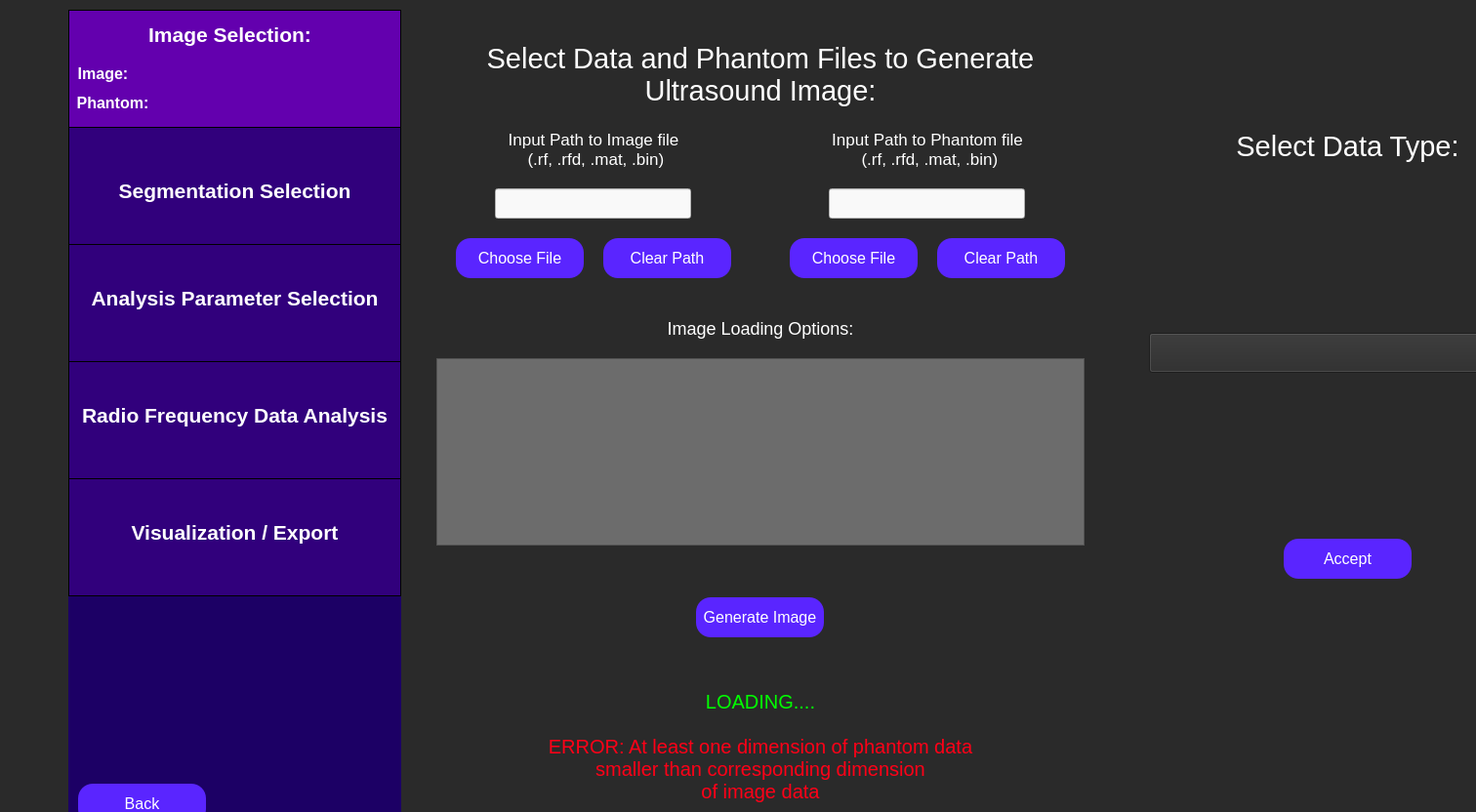
<?xml version="1.0" encoding="UTF-8"?>
<ui version="4.0">
 <class>selectImage</class>
 <widget class="QWidget" name="selectImage">
  <property name="geometry">
   <rect>
    <x>0</x>
    <y>0</y>
    <width>1512</width>
    <height>832</height>
   </rect>
  </property>
  <property name="minimumSize">
   <size>
    <width>201</width>
    <height>31</height>
   </size>
  </property>
  <property name="maximumSize">
   <size>
    <width>16777215</width>
    <height>16777215</height>
   </size>
  </property>
  <property name="windowTitle">
   <string>Select Ultrasound Image</string>
  </property>
  <property name="styleSheet">
   <string notr="true">QWidget {
	background: rgb(42, 42, 42);
}</string>
  </property>
  <widget class="QWidget" name="horizontalLayoutWidget">
   <property name="geometry">
    <rect>
     <x>70</x>
     <y>10</y>
     <width>1545</width>
     <height>844</height>
    </rect>
   </property>
   <layout class="QHBoxLayout" name="full_screen_layout" stretch="1,5,5">
    <item>
     <layout class="QVBoxLayout" name="side_bar_layout" stretch="0,0">
      <property name="spacing">
       <number>0</number>
      </property>
      <property name="sizeConstraint">
       <enum>QLayout::SetMaximumSize</enum>
      </property>
      <item>
       <widget class="QWidget" name="sidebar" native="true">
        <property name="minimumSize">
         <size>
          <width>341</width>
          <height>601</height>
         </size>
        </property>
        <property name="maximumSize">
         <size>
          <width>241</width>
          <height>601</height>
         </size>
        </property>
        <property name="toolTip">
         <string>&lt;html&gt;&lt;head/&gt;&lt;body&gt;&lt;p&gt;&lt;br/&gt;&lt;/p&gt;&lt;/body&gt;&lt;/html&gt;</string>
        </property>
        <property name="styleSheet">
         <string notr="true">QWidget {
	background-color: rgb(28, 0, 101);
}</string>
        </property>
        <widget class="QFrame" name="imageSelectionSidebar">
         <property name="geometry">
          <rect>
           <x>0</x>
           <y>0</y>
           <width>341</width>
           <height>121</height>
          </rect>
         </property>
         <property name="minimumSize">
          <size>
           <width>341</width>
           <height>121</height>
          </size>
         </property>
         <property name="maximumSize">
          <size>
           <width>341</width>
           <height>121</height>
          </size>
         </property>
         <property name="styleSheet">
          <string notr="true">QFrame {
	background-color: rgb(99, 0, 174);
	border: 1px solid black;
}</string>
         </property>
         <property name="frameShape">
          <enum>QFrame::StyledPanel</enum>
         </property>
         <property name="frameShadow">
          <enum>QFrame::Raised</enum>
         </property>
         <widget class="QLabel" name="imageSelectionLabelSidebar">
          <property name="geometry">
           <rect>
            <x>70</x>
            <y>0</y>
            <width>191</width>
            <height>51</height>
           </rect>
          </property>
          <property name="styleSheet">
           <string notr="true">QLabel {
	font-size: 21px;
	color: rgb(255, 255, 255);
	background-color: rgba(255, 255, 255, 0);
	border: 0px;
	font-weight: bold;
}</string>
          </property>
          <property name="text">
           <string>Image Selection:</string>
          </property>
          <property name="alignment">
           <set>Qt::AlignCenter</set>
          </property>
         </widget>
         <widget class="QLabel" name="imageLabel">
          <property name="geometry">
           <rect>
            <x>-60</x>
            <y>40</y>
            <width>191</width>
            <height>51</height>
           </rect>
          </property>
          <property name="styleSheet">
           <string notr="true">QLabel {
	font-size: 16px;
	color: rgb(255, 255, 255);
	background-color: rgba(255, 255, 255, 0);
	border: 0px;
	font-weight: bold;
}</string>
          </property>
          <property name="text">
           <string>Image:</string>
          </property>
          <property name="alignment">
           <set>Qt::AlignCenter</set>
          </property>
         </widget>
         <widget class="QLabel" name="phantomLabel">
          <property name="geometry">
           <rect>
            <x>-50</x>
            <y>70</y>
            <width>191</width>
            <height>51</height>
           </rect>
          </property>
          <property name="styleSheet">
           <string notr="true">QLabel {
	font-size: 16px;
	color: rgb(255, 255, 255);
	background-color: rgba(255, 255, 255, 0);
	border: 0px;
	font-weight: bold
}</string>
          </property>
          <property name="text">
           <string>Phantom:</string>
          </property>
          <property name="alignment">
           <set>Qt::AlignCenter</set>
          </property>
         </widget>
        </widget>
        <widget class="QFrame" name="roiSidebar">
         <property name="geometry">
          <rect>
           <x>0</x>
           <y>120</y>
           <width>341</width>
           <height>121</height>
          </rect>
         </property>
         <property name="maximumSize">
          <size>
           <width>341</width>
           <height>121</height>
          </size>
         </property>
         <property name="styleSheet">
          <string notr="true">QFrame {
	background-color: rgb(49, 0, 124);
	border: 1px solid black;
}</string>
         </property>
         <property name="frameShape">
          <enum>QFrame::StyledPanel</enum>
         </property>
         <property name="frameShadow">
          <enum>QFrame::Raised</enum>
         </property>
         <widget class="QLabel" name="roiSidebarLabel">
          <property name="geometry">
           <rect>
            <x>0</x>
            <y>40</y>
            <width>341</width>
            <height>51</height>
           </rect>
          </property>
          <property name="styleSheet">
           <string notr="true">QLabel {
	font-size: 21px;
	color: rgb(255, 255, 255);
	background-color: rgba(255, 255, 255, 0);
	border: 0px;
	font-weight: bold;
}</string>
          </property>
          <property name="text">
           <string>Segmentation Selection</string>
          </property>
          <property name="alignment">
           <set>Qt::AlignCenter</set>
          </property>
         </widget>
        </widget>
        <widget class="QFrame" name="rfAnalysisSidebar">
         <property name="geometry">
          <rect>
           <x>0</x>
           <y>360</y>
           <width>341</width>
           <height>121</height>
          </rect>
         </property>
         <property name="minimumSize">
          <size>
           <width>341</width>
           <height>121</height>
          </size>
         </property>
         <property name="maximumSize">
          <size>
           <width>341</width>
           <height>121</height>
          </size>
         </property>
         <property name="styleSheet">
          <string notr="true">QFrame {
	background-color:  rgb(49, 0, 124);
	border: 1px solid black;
}</string>
         </property>
         <property name="frameShape">
          <enum>QFrame::StyledPanel</enum>
         </property>
         <property name="frameShadow">
          <enum>QFrame::Raised</enum>
         </property>
         <widget class="QLabel" name="rfAnalysisLabel">
          <property name="geometry">
           <rect>
            <x>0</x>
            <y>30</y>
            <width>341</width>
            <height>51</height>
           </rect>
          </property>
          <property name="styleSheet">
           <string notr="true">QLabel {
	font-size: 21px;
	color: rgb(255, 255, 255);
	background-color: rgba(255, 255, 255, 0);
	border: 0px;
	font-weight: bold;
}</string>
          </property>
          <property name="text">
           <string>Radio Frequency Data Analysis</string>
          </property>
          <property name="alignment">
           <set>Qt::AlignCenter</set>
          </property>
         </widget>
        </widget>
        <widget class="QFrame" name="exportResultsSidebar">
         <property name="geometry">
          <rect>
           <x>0</x>
           <y>480</y>
           <width>341</width>
           <height>121</height>
          </rect>
         </property>
         <property name="minimumSize">
          <size>
           <width>341</width>
           <height>121</height>
          </size>
         </property>
         <property name="maximumSize">
          <size>
           <width>341</width>
           <height>121</height>
          </size>
         </property>
         <property name="styleSheet">
          <string notr="true">QFrame {
	background-color:  rgb(49, 0, 124);
	border: 1px solid black;
}</string>
         </property>
         <property name="frameShape">
          <enum>QFrame::StyledPanel</enum>
         </property>
         <property name="frameShadow">
          <enum>QFrame::Raised</enum>
         </property>
         <widget class="QLabel" name="exportResultsLabel">
          <property name="geometry">
           <rect>
            <x>20</x>
            <y>30</y>
            <width>301</width>
            <height>51</height>
           </rect>
          </property>
          <property name="styleSheet">
           <string notr="true">QLabel {
	font-size: 21px;
	color: rgb(255, 255, 255);
	background-color: rgba(255, 255, 255, 0);
	border: 0px;
	font-weight: bold;
}</string>
          </property>
          <property name="text">
           <string>Visualization / Export</string>
          </property>
          <property name="alignment">
           <set>Qt::AlignCenter</set>
          </property>
         </widget>
        </widget>
        <widget class="QFrame" name="analysisParamsSidebar">
         <property name="geometry">
          <rect>
           <x>0</x>
           <y>240</y>
           <width>341</width>
           <height>121</height>
          </rect>
         </property>
         <property name="maximumSize">
          <size>
           <width>341</width>
           <height>121</height>
          </size>
         </property>
         <property name="styleSheet">
          <string notr="true">QFrame {
	background-color: rgb(49, 0, 124);
	border: 1px solid black;
}</string>
         </property>
         <property name="frameShape">
          <enum>QFrame::StyledPanel</enum>
         </property>
         <property name="frameShadow">
          <enum>QFrame::Raised</enum>
         </property>
         <widget class="QLabel" name="analysisParamsLabel">
          <property name="geometry">
           <rect>
            <x>0</x>
            <y>30</y>
            <width>341</width>
            <height>51</height>
           </rect>
          </property>
          <property name="styleSheet">
           <string notr="true">QLabel {
	font-size: 21px;
	color: rgb(255, 255, 255);
	background-color: rgba(255, 255, 255, 0);
	border: 0px;
	font-weight:bold;
}</string>
          </property>
          <property name="text">
           <string>Analysis Parameter Selection</string>
          </property>
          <property name="alignment">
           <set>Qt::AlignCenter</set>
          </property>
         </widget>
        </widget>
       </widget>
      </item>
      <item>
       <widget class="QFrame" name="gridFrame">
        <property name="minimumSize">
         <size>
          <width>341</width>
          <height>0</height>
         </size>
        </property>
        <property name="maximumSize">
         <size>
          <width>341</width>
          <height>16777215</height>
         </size>
        </property>
        <property name="styleSheet">
         <string notr="true">QFrame {
	background-color: rgb(28, 0, 101);
}</string>
        </property>
        <layout class="QGridLayout" name="backButtonGrid" rowstretch="0,0">
         <property name="sizeConstraint">
          <enum>QLayout::SetMinAndMaxSize</enum>
         </property>
         <property name="leftMargin">
          <number>10</number>
         </property>
         <property name="topMargin">
          <number>10</number>
         </property>
         <property name="rightMargin">
          <number>10</number>
         </property>
         <property name="bottomMargin">
          <number>10</number>
         </property>
         <item row="0" column="0">
          <spacer name="verticalSpacer">
           <property name="orientation">
            <enum>Qt::Vertical</enum>
           </property>
           <property name="sizeHint" stdset="0">
            <size>
             <width>20</width>
             <height>40</height>
            </size>
           </property>
          </spacer>
         </item>
         <item row="1" column="1">
          <spacer name="horizontalSpacer">
           <property name="orientation">
            <enum>Qt::Horizontal</enum>
           </property>
           <property name="sizeHint" stdset="0">
            <size>
             <width>40</width>
             <height>20</height>
            </size>
           </property>
          </spacer>
         </item>
         <item row="1" column="0">
          <widget class="QPushButton" name="back_button">
           <property name="minimumSize">
            <size>
             <width>131</width>
             <height>41</height>
            </size>
           </property>
           <property name="maximumSize">
            <size>
             <width>131</width>
             <height>41</height>
            </size>
           </property>
           <property name="styleSheet">
            <string notr="true">QPushButton {
	color: white;
	font-size: 16px;
	background: rgb(90, 37, 255);
	border-radius: 15px;
}</string>
           </property>
           <property name="text">
            <string>Back</string>
           </property>
          </widget>
         </item>
        </layout>
       </widget>
      </item>
     </layout>
    </item>
    <item>
     <layout class="QVBoxLayout" name="img_selection_layout" stretch="2,2,0,0,3,0,2">
      <property name="spacing">
       <number>20</number>
      </property>
      <property name="leftMargin">
       <number>30</number>
      </property>
      <property name="topMargin">
       <number>30</number>
      </property>
      <property name="rightMargin">
       <number>30</number>
      </property>
      <property name="bottomMargin">
       <number>30</number>
      </property>
      <item>
       <widget class="QLabel" name="select_data_label">
        <property name="styleSheet">
         <string notr="true">QLabel {
	font-size: 29px;
	color: rgb(255, 255, 255);
	background-color: rgba(255, 255, 255, 0);
}</string>
        </property>
        <property name="text">
         <string>Select Data and Phantom Files to Generate Ultrasound Image:</string>
        </property>
        <property name="textFormat">
         <enum>Qt::AutoText</enum>
        </property>
        <property name="scaledContents">
         <bool>false</bool>
        </property>
        <property name="alignment">
         <set>Qt::AlignCenter</set>
        </property>
        <property name="wordWrap">
         <bool>true</bool>
        </property>
       </widget>
      </item>
      <item>
       <layout class="QHBoxLayout" name="chooseImgPhantLayout">
        <item>
         <layout class="QVBoxLayout" name="chooseImgLayout">
          <property name="leftMargin">
           <number>20</number>
          </property>
          <property name="rightMargin">
           <number>20</number>
          </property>
          <item>
           <spacer name="verticalSpacer_2">
            <property name="orientation">
             <enum>Qt::Vertical</enum>
            </property>
            <property name="sizeHint" stdset="0">
             <size>
              <width>20</width>
              <height>40</height>
             </size>
            </property>
           </spacer>
          </item>
          <item>
           <widget class="QLabel" name="image_path_label">
            <property name="styleSheet">
             <string notr="true">QLabel {
	background-color: rgba(255, 255, 255, 0);
	color: white;
	font-size: 17px;
}</string>
            </property>
            <property name="text">
             <string>Input Path to Image file
 (.rf, .rfd, .mat, .bin)</string>
            </property>
            <property name="alignment">
             <set>Qt::AlignCenter</set>
            </property>
            <property name="textInteractionFlags">
             <set>Qt::NoTextInteraction</set>
            </property>
           </widget>
          </item>
          <item alignment="Qt::AlignHCenter|Qt::AlignVCenter">
           <widget class="QLineEdit" name="image_path_input">
            <property name="minimumSize">
             <size>
              <width>201</width>
              <height>31</height>
             </size>
            </property>
            <property name="maximumSize">
             <size>
              <width>401</width>
              <height>31</height>
             </size>
            </property>
            <property name="styleSheet">
             <string notr="true">QLineEdit {
	background-color: rgb(249, 249, 249);
	color: black;
}</string>
            </property>
           </widget>
          </item>
          <item>
           <layout class="QHBoxLayout" name="chooseImageButtonsLayout">
            <item>
             <widget class="QPushButton" name="choose_image_path_button">
              <property name="minimumSize">
               <size>
                <width>131</width>
                <height>41</height>
               </size>
              </property>
              <property name="maximumSize">
               <size>
                <width>131</width>
                <height>41</height>
               </size>
              </property>
              <property name="styleSheet">
               <string notr="true">QPushButton {
	color: white;
	font-size: 16px;
	background: rgb(90, 37, 255);
	border-radius: 15px;
}</string>
              </property>
              <property name="text">
               <string>Choose File</string>
              </property>
             </widget>
            </item>
            <item>
             <widget class="QPushButton" name="clear_image_path_button">
              <property name="minimumSize">
               <size>
                <width>131</width>
                <height>41</height>
               </size>
              </property>
              <property name="maximumSize">
               <size>
                <width>131</width>
                <height>41</height>
               </size>
              </property>
              <property name="styleSheet">
               <string notr="true">QPushButton {
	color: white;
	font-size: 16px;
	background: rgb(90, 37, 255);
	border-radius: 15px;
}</string>
              </property>
              <property name="text">
               <string>Clear Path</string>
              </property>
             </widget>
            </item>
           </layout>
          </item>
          <item>
           <spacer name="verticalSpacer_3">
            <property name="orientation">
             <enum>Qt::Vertical</enum>
            </property>
            <property name="sizeHint" stdset="0">
             <size>
              <width>20</width>
              <height>40</height>
             </size>
            </property>
           </spacer>
          </item>
         </layout>
        </item>
        <item>
         <layout class="QVBoxLayout" name="choosePhantomLayout">
          <property name="leftMargin">
           <number>20</number>
          </property>
          <property name="rightMargin">
           <number>20</number>
          </property>
          <item>
           <spacer name="verticalSpacer_4">
            <property name="orientation">
             <enum>Qt::Vertical</enum>
            </property>
            <property name="sizeHint" stdset="0">
             <size>
              <width>20</width>
              <height>40</height>
             </size>
            </property>
           </spacer>
          </item>
          <item>
           <widget class="QLabel" name="phantom_path_label">
            <property name="styleSheet">
             <string notr="true">QLabel {
	background-color: rgba(255, 255, 255, 0);
	color: white;
	font-size: 17px;
}</string>
            </property>
            <property name="text">
             <string>Input Path to Phantom file
 (.rf, .rfd, .mat, .bin)</string>
            </property>
            <property name="alignment">
             <set>Qt::AlignCenter</set>
            </property>
            <property name="textInteractionFlags">
             <set>Qt::NoTextInteraction</set>
            </property>
           </widget>
          </item>
          <item alignment="Qt::AlignHCenter|Qt::AlignVCenter">
           <widget class="QLineEdit" name="phantom_path_input">
            <property name="minimumSize">
             <size>
              <width>201</width>
              <height>31</height>
             </size>
            </property>
            <property name="maximumSize">
             <size>
              <width>401</width>
              <height>31</height>
             </size>
            </property>
            <property name="styleSheet">
             <string notr="true">QLineEdit {
	background-color: rgb(249, 249, 249);
	color: black;
}</string>
            </property>
           </widget>
          </item>
          <item>
           <layout class="QHBoxLayout" name="choosePhantomButtonsLayout">
            <item>
             <widget class="QPushButton" name="choose_phantom_path_button">
              <property name="minimumSize">
               <size>
                <width>131</width>
                <height>41</height>
               </size>
              </property>
              <property name="maximumSize">
               <size>
                <width>131</width>
                <height>41</height>
               </size>
              </property>
              <property name="styleSheet">
               <string notr="true">QPushButton {
	color: white;
	font-size: 16px;
	background: rgb(90, 37, 255);
	border-radius: 15px;
}</string>
              </property>
              <property name="text">
               <string>Choose File</string>
              </property>
             </widget>
            </item>
            <item>
             <widget class="QPushButton" name="clear_phantom_path_button">
              <property name="minimumSize">
               <size>
                <width>131</width>
                <height>41</height>
               </size>
              </property>
              <property name="maximumSize">
               <size>
                <width>131</width>
                <height>41</height>
               </size>
              </property>
              <property name="styleSheet">
               <string notr="true">QPushButton {
	color: white;
	font-size: 16px;
	background: rgb(90, 37, 255);
	border-radius: 15px;
}</string>
              </property>
              <property name="text">
               <string>Clear Path</string>
              </property>
             </widget>
            </item>
           </layout>
          </item>
          <item>
           <spacer name="verticalSpacer_5">
            <property name="orientation">
             <enum>Qt::Vertical</enum>
            </property>
            <property name="sizeHint" stdset="0">
             <size>
              <width>20</width>
              <height>40</height>
             </size>
            </property>
           </spacer>
          </item>
         </layout>
        </item>
       </layout>
      </item>
      <item>
       <widget class="QLabel" name="analysis_kwargs_label">
        <property name="styleSheet">
         <string notr="true">QLabel {
	font-size: 18px;
	color: rgb(255, 255, 255);
	background-color: rgba(255, 255, 255, 0);
}</string>
        </property>
        <property name="text">
         <string>
Image Loading Options:</string>
        </property>
        <property name="textFormat">
         <enum>Qt::AutoText</enum>
        </property>
        <property name="scaledContents">
         <bool>false</bool>
        </property>
        <property name="alignment">
         <set>Qt::AlignCenter</set>
        </property>
        <property name="wordWrap">
         <bool>true</bool>
        </property>
       </widget>
      </item>
      <item>
       <widget class="QTextEdit" name="analysis_kwargs_box">
        <property name="styleSheet">
         <string notr="true">QTextEdit {
	background: rgb(108, 108, 108);
	color: white;
}</string>
        </property>
       </widget>
      </item>
      <item alignment="Qt::AlignHCenter|Qt::AlignVCenter">
       <widget class="QPushButton" name="generate_image_button">
        <property name="minimumSize">
         <size>
          <width>131</width>
          <height>41</height>
         </size>
        </property>
        <property name="maximumSize">
         <size>
          <width>131</width>
          <height>41</height>
         </size>
        </property>
        <property name="styleSheet">
         <string notr="true">QPushButton {
	color: white;
	font-size: 16px;
	background: rgb(90, 37, 255);
	border-radius: 15px;
}</string>
        </property>
        <property name="text">
         <string>Generate Image</string>
        </property>
       </widget>
      </item>
      <item>
       <widget class="QLabel" name="loading_screen_label">
        <property name="styleSheet">
         <string notr="true">QLabel {
	color: rgb(0, 255, 0);
	font-size: 20px;
	background-color: rgba(255, 255, 255, 0);
}</string>
        </property>
        <property name="text">
         <string>LOADING....</string>
        </property>
        <property name="alignment">
         <set>Qt::AlignCenter</set>
        </property>
       </widget>
      </item>
      <item>
       <widget class="QLabel" name="select_image_error_msg">
        <property name="styleSheet">
         <string notr="true">QLabel {
	color: rgb(255, 0, 23);
	font-size: 20px;
	background-color: rgba(255, 255, 255, 0);
}</string>
        </property>
        <property name="text">
         <string>ERROR: At least one dimension of phantom data
smaller than corresponding dimension
of image data</string>
        </property>
        <property name="alignment">
         <set>Qt::AlignCenter</set>
        </property>
       </widget>
      </item>
     </layout>
    </item>
    <item>
     <layout class="QVBoxLayout" name="select_type_layout" stretch="2,2,2,1">
      <property name="spacing">
       <number>50</number>
      </property>
      <property name="leftMargin">
       <number>30</number>
      </property>
      <property name="rightMargin">
       <number>30</number>
      </property>
      <item alignment="Qt::AlignHCenter|Qt::AlignVCenter">
       <widget class="QLabel" name="select_type_label">
        <property name="styleSheet">
         <string notr="true">QLabel {
	font-size: 29px;
	color: rgb(255, 255, 255);
	background-color: rgba(255, 255, 255, 0);
}</string>
        </property>
        <property name="text">
         <string>Select Data Type:</string>
        </property>
        <property name="textFormat">
         <enum>Qt::AutoText</enum>
        </property>
        <property name="scaledContents">
         <bool>false</bool>
        </property>
        <property name="alignment">
         <set>Qt::AlignCenter</set>
        </property>
        <property name="wordWrap">
         <bool>true</bool>
        </property>
       </widget>
      </item>
      <item>
       <widget class="QComboBox" name="scan_type_dropdown">
        <property name="minimumSize">
         <size>
          <width>180</width>
          <height>41</height>
         </size>
        </property>
        <property name="maximumSize">
         <size>
          <width>16777215</width>
          <height>16777215</height>
         </size>
        </property>
        <property name="font">
         <font>
          <pointsize>16</pointsize>
         </font>
        </property>
        <property name="styleSheet">
         <string notr="true">QComboBox {
	color: white;
}</string>
        </property>
       </widget>
      </item>
      <item alignment="Qt::AlignHCenter|Qt::AlignVCenter">
       <widget class="QPushButton" name="accept_type_button">
        <property name="minimumSize">
         <size>
          <width>131</width>
          <height>41</height>
         </size>
        </property>
        <property name="maximumSize">
         <size>
          <width>131</width>
          <height>41</height>
         </size>
        </property>
        <property name="styleSheet">
         <string notr="true">QPushButton {
	color: white;
	font-size: 16px;
	background: rgb(90, 37, 255);
	border-radius: 15px;
}</string>
        </property>
        <property name="text">
         <string>Accept</string>
        </property>
       </widget>
      </item>
      <item>
       <spacer name="verticalSpacer_10">
        <property name="orientation">
         <enum>Qt::Vertical</enum>
        </property>
        <property name="sizeHint" stdset="0">
         <size>
          <width>20</width>
          <height>40</height>
         </size>
        </property>
       </spacer>
      </item>
     </layout>
    </item>
   </layout>
  </widget>
 </widget>
 <resources/>
 <connections/>
</ui>
